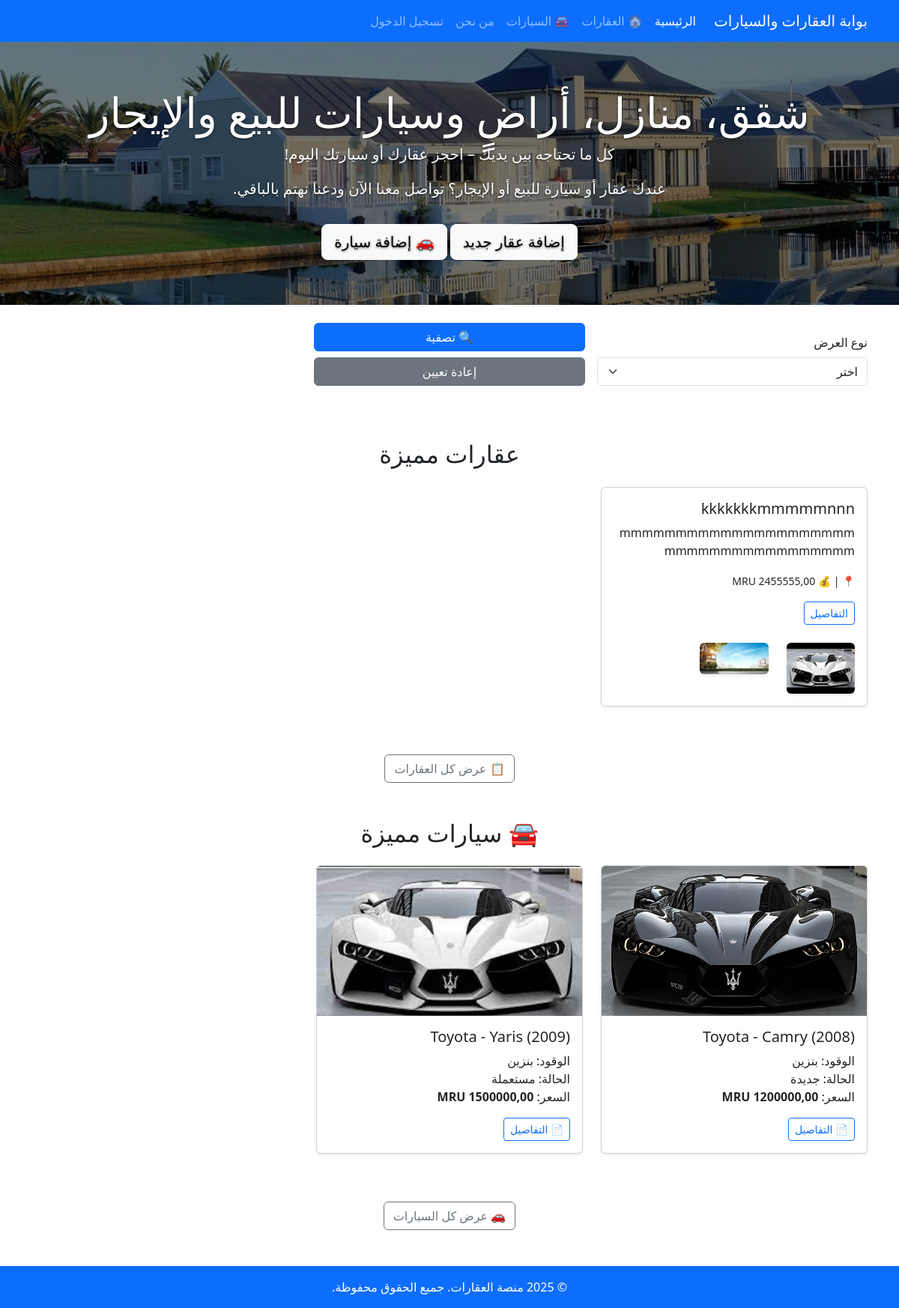
The app's page /, older data.
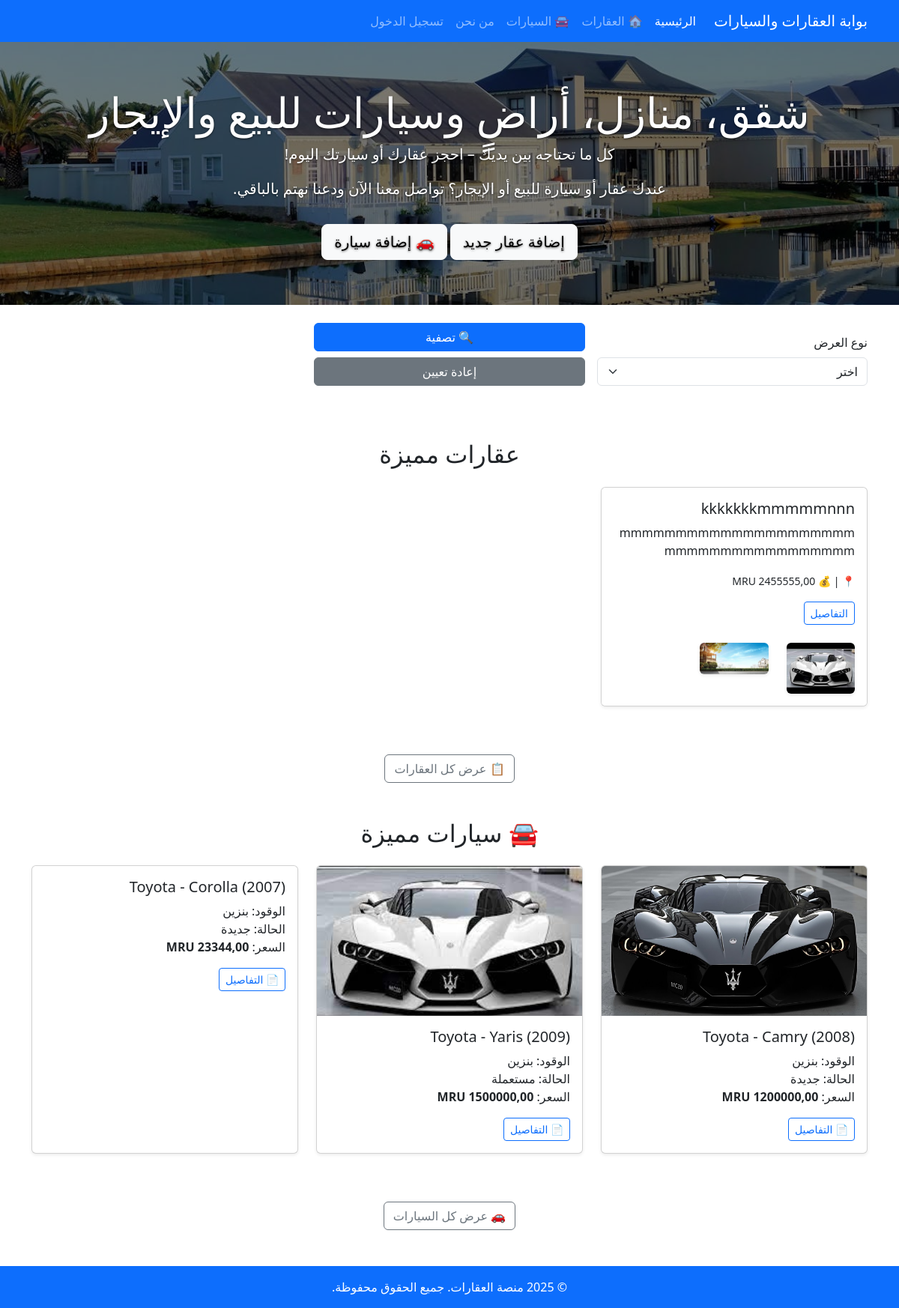
The same page, newer data.
### properties/models.py (models this page shows, shortened)
class Property(models.Model):
    PROPERTY_TYPES = [
        ('house', 'منزل'),
        ('apartment', 'شقة'),
        ('land', 'قطعة أرض'),
    ]
    PURPOSE_CHOICES = [
        ('sale', 'للبيع'),
        ('rent', 'للإيجار'),
    ]
    STATUS = [
        ('pending', 'في انتظار المراجعة'),
        ('approved', 'مقبول'),
        ('rejected', 'مرفوض'),
    ]
    MAIN_LOCATIONS = [
        ('نواكشوط', 'نواكشوط'),
        ('نواذيبو', 'نواذيبو'),
        ('كيفة', 'كيفة'),
        ('لعيون', 'لعيون'),
        ('زويرات', 'زويرات'),
        ('النعمة', 'النعمة'),
    ]
    NAWAKCHOTT_DISTRICTS = [
        ('تفرغ زينة', 'تفرغ زينة'),
        ('دار النعيم', 'دار النعيم'),
        ('لكصر', 'لكصر'),
        ('الميناء', 'الميناء'),
        ('السبخة', 'السبخة'),
        ('تيارت', 'تيارت'),
        ('الرياض', 'الرياض'),
        ('عرفات', 'عرفات'),
        ('توجونين', 'توجونين'),
    ]
    PAYMENT_METHODS = [
        ('fixed', 'مبلغ ثابت'),
        ('commission', 'عمولة'),
    ]
    title = models.CharField(max_length=255)
    description = models.TextField()
    type = models.CharField(max_length=20, choices=PROPERTY_TYPES)
    purpose = models.CharField(max_length=20, choices=PURPOSE_CHOICES)
    price = models.DecimalField(max_digits=12, decimal_places=2)
    latitude = models.FloatField(blank=True, null=True)
    longitude = models.FloatField(blank=True, null=True)
    main_image = models.ImageField(upload_to='property_main/', blank=True, null=True)
    video = models.FileField(upload_to='property_videos/', blank=True, null=True)
    main_location = models.CharField(max_length=50, choices=MAIN_LOCATIONS)
    district = models.CharField(max_length=50, choices=NAWAKCHOTT_DISTRICTS, blank=True, null=True)
    status = models.CharField(max_length=20, choices=STATUS, default='pending')
    is_sold = models.BooleanField(default=False)
    owner = models.ForeignKey('CustomUser', on_delete=models.CASCADE, related_name='properties')
    created_at = models.DateTimeField(auto_now_add=True)
    payment_method = models.CharField(max_length=20, choices=PAYMENT_METHODS, null=True, blank=True)

class PropertyMedia(models.Model):
    property = models.ForeignKey(Property, related_name='media', on_delete=models.CASCADE)
    image = models.ImageField(upload_to='property_images/')  # بدون null و blank

### vehicles/models.py (models this page shows, shortened)
class Vehicle(models.Model):
    FUEL_TYPES = [
        ('gasoline', 'بنزين'),
        ('diesel', 'ديزل'),
        ('hybrid', 'هايبرد'),
        ('electric', 'كهرباء'),
    ]
    CONDITION_CHOICES = [
        ('new', 'جديدة'),
        ('used', 'مستعملة'),
    ]
    PURPOSE_CHOICES = [
        ('sale', 'للبيع'),
        ('rent', 'للإيجار'),
    ]
    STATUS_CHOICES = [
        ('pending', 'قيد المراجعة'),
        ('approved', 'مقبولة'),
        ('rejected', 'مرفوضة'),
    ]
    PAYMENT_METHODS = [
        ('fixed', 'مبلغ ثابت'),
        ('commission', 'عمولة'),
    ]
    brand = models.ForeignKey(CarBrand, on_delete=models.CASCADE, verbose_name="الشركة")
    model = models.ForeignKey(CarModel, on_delete=models.CASCADE, verbose_name="الطراز")
    year = models.PositiveIntegerField(
        validators=[
            MinValueValidator(1980),
            MaxValueValidator(datetime.datetime.now().year + 1)
        ],
        verbose_name="سنة الصنع"
    )
    image = models.ImageField(upload_to='vehicles/images/', verbose_name="صورة", null=True, blank=True)
    video = models.FileField(upload_to='vehicles/videos/', verbose_name="فيديو", null=True, blank=True)
    description = models.TextField(verbose_name="الوصف", null=True, blank=True)
    fuel_type = models.CharField(max_length=10, choices=FUEL_TYPES, verbose_name="نوع الوقود")
    condition = models.CharField(max_length=10, choices=CONDITION_CHOICES, verbose_name="الحالة")
    purpose = models.CharField(max_length=10, choices=PURPOSE_CHOICES, verbose_name="الغرض")
    price = models.DecimalField(max_digits=10, decimal_places=2, verbose_name="السعر")
    owner = models.ForeignKey(CustomUser, on_delete=models.CASCADE)
    created_at = models.DateTimeField(auto_now_add=True)
    status = models.CharField(
        max_length=10,
        choices=STATUS_CHOICES,
        default='pending',
        verbose_name="حالة الطلب"
    )
    payment_method = models.CharField(
        max_length=20,
        choices=PAYMENT_METHODS,
        null=True,
        blank=True
    )

class CarBrand(models.Model):
    name = models.CharField(max_length=100)

class CarModel(models.Model):
    brand = models.ForeignKey(CarBrand, on_delete=models.CASCADE, related_name='models')
    name = models.CharField(max_length=100)

### properties/views.py (the view, shortened to what this page needs)
# urls.py: path('', home_view, name='home'),
def home_view(request):
    city = request.GET.get('city')
    district = request.GET.get('district')
    purpose = request.GET.get('purpose')
    brand_id = request.GET.get('brand')
    model_id = request.GET.get('model')
    year = request.GET.get('year')
    filter_type = request.GET.get('filter_type')
    properties = Property.objects.filter(status='approved')
    vehicles = Vehicle.objects.filter(status='approved')
    context = {
        'properties': properties[:4],   # عرض 4 فقط
        'vehicles': vehicles[:4],       # عرض 4 فقط
        'selected_city': city,
        'selected_district': district,
        'selected_purpose': purpose,
        'selected_brand': brand_id,
        'selected_model': model_id,
        'selected_year': year,
        'filter_type': filter_type,
        'cities': Property.MAIN_LOCATIONS,
        'districts': Property.NAWAKCHOTT_DISTRICTS if city == 'نواكشوط' else [],
        'purposes': Property.PURPOSE_CHOICES,
        'brands': CarBrand.objects.all(),
        'models': CarModel.objects.filter(brand_id=brand_id) if brand_id else CarModel.objects.none(),
        'year': datetime.now().year,
    }
    return render(request, 'home.html', context)

### properties/templatetags/custom_filters.py (called while the page is built)
@register.filter
def get_year_range(end, start):
    try:
        return list(range(int(start), int(end) + 1))[::-1]
    except:
        return []

### templates/home.html (shortened to what the changed rows need)
<!DOCTYPE html>
{% load static %}
{% load custom_filters %}
{% load i18n %}
<html lang="ar" dir="rtl">
<head>
  <link href="https://cdn.jsdelivr.net/npm/bootstrap@5.3.3/dist/css/bootstrap.rtl.min.css" rel="stylesheet">
</head>
<body>
<header class="hero-section text-center">
  <div class="overlay">
    <div class="container">
      <h1 class="display-4">شقق، منازل، أراضٍ وسيارات للبيع والإيجار</h1>
    </div>
  </div>
</header>
<section class="container py-5">
  <h2 class="mb-4 text-center">عقارات مميزة</h2>
  <div class="row row-cols-1 row-cols-md-2 row-cols-lg-3 g-4">
    {% for property in properties %}
    <div class="col">
      <div class="card h-100 shadow-sm">
        <div class="card-body">
          <h5 class="card-title">{{ property.title }}</h5>
          <p class="card-text">{{ property.description|truncatechars:100 }}</p>
          <p class="card-text"><small>📍 {{ property.location }} | 💰 {{ property.price }} MRU</small></p>
          <a href="{% url 'property_detail' property.pk %}" class="btn btn-outline-primary btn-sm">التفاصيل</a>
        </div>
        <div class="card-footer bg-white border-0">
          <div class="row">
            {% for media in property.media.all %}
              {% if media.image %}
              <div class="col-6 col-md-4 mb-2">
                <img src="{{ media.image.url }}" class="img-fluid rounded shadow-sm" alt="صورة العقار" style="max-height: 200px; object-fit: cover;">
              </div>
              {% endif %}
            {% endfor %}
          </div>
        </div>
      </div>
    </div>
    {% endfor %}
  </div>
</section>
<section class="container py-5">
  <h2 class="mb-4 text-center">🚘 سيارات مميزة</h2>
  <div class="row row-cols-1 row-cols-md-2 row-cols-lg-3 g-4">
    {% for car in vehicles %}
    <div class="col">
      <div class="card h-100 shadow-sm">
        {% if car.image %}
        <img src="{{ car.image.url }}" class="card-img-top" alt="صورة السيارة" style="max-height: 200px; object-fit: cover;">
        {% endif %}
        <div class="card-body">
          <h5 class="card-title">{{ car.brand.name }} - {{ car.model.name }} ({{ car.year }})</h5>
          <p class="card-text">
            الوقود: {{ car.get_fuel_type_display }}<br>
            الحالة: {{ car.get_condition_display }}<br>
            السعر: <strong>{{ car.price }} MRU</strong>
          </p>
          <a href="{% url 'vehicle_detail' car.pk %}" class="btn btn-outline-primary btn-sm">📄 التفاصيل</a>
        </div>
      </div>
    </div>
    {% endfor %}
  </div>
</section>
</body>
</html>

Row changes from the older to the newer data that the page shows:
added Vehicle: brand.name "Toyota", model.name "Corolla", year "2007", fuel_type "بنزين", condition "جديدة"
